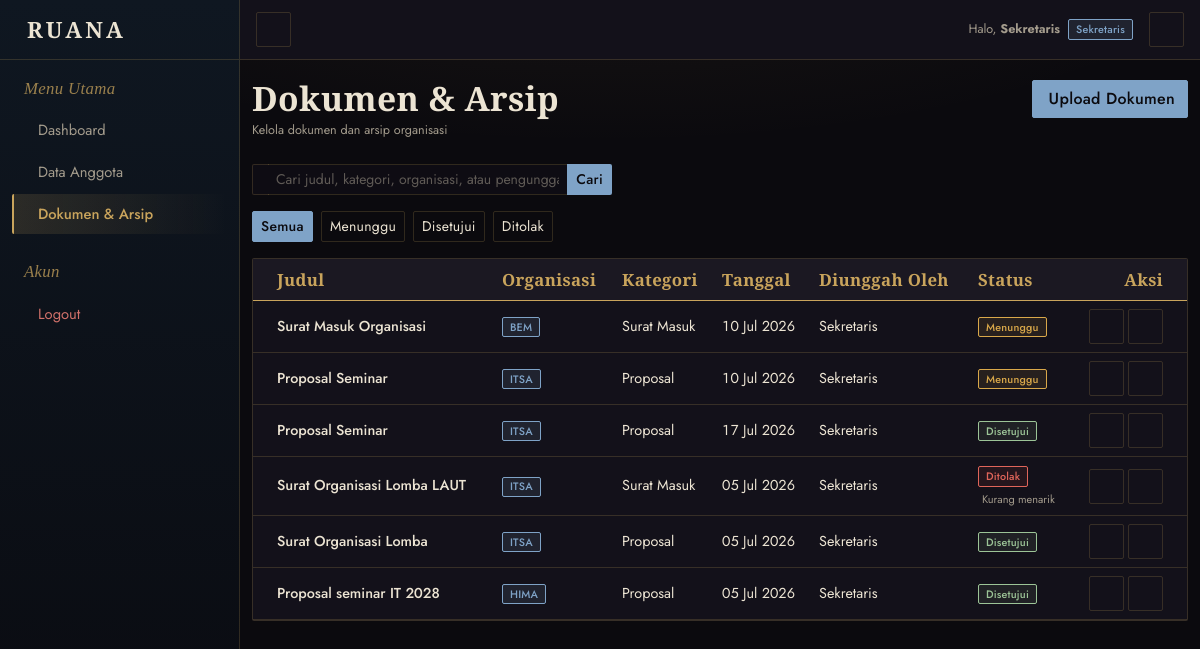
The app's page /index.php?page=dokumen&action=index (signed in) with its own data.
### tables this page shows
CREATE TABLE `dokumen` (
  `id` int NOT NULL,
  `user_id` int DEFAULT NULL,
  `nama_organisasi` varchar(150) NOT NULL DEFAULT '',
  `approved_by` int DEFAULT NULL,
  `judul` varchar(200) NOT NULL,
  `kategori` enum('Proposal','Surat Masuk','Surat Keluar','LPJ','Lainnya') NOT NULL,
  `nama_file` varchar(255) NOT NULL,
  `tanggal` date NOT NULL,
  `status_approval` enum('pending','disetujui','ditolak') DEFAULT 'pending',
  `catatan_dosen` varchar(255) DEFAULT NULL,
  `approved_at` timestamp NULL DEFAULT NULL,
  `created_at` timestamp NULL DEFAULT CURRENT_TIMESTAMP
);

CREATE TABLE `users` (
  `id` int NOT NULL,
  `nama` varchar(100) NOT NULL,
  `username` varchar(50) NOT NULL,
  `password` varchar(255) NOT NULL,
  `role` enum('ketua','sekretaris','bendahara','anggota','dosen') NOT NULL,
  `created_at` timestamp NULL DEFAULT CURRENT_TIMESTAMP
);

### app/views/dokumen/index.php (the view, shortened to what the rows shown need)
<?php require_once BASE_PATH . '/app/helpers/Access.php'; ?>
<?php
$roleColors = [
    'ketua'      => ['primary' => '#c9a45c', 'dark' => '#1f1610', 'bg' => 'rgba(201,164,92,0.12)',  'text' => '#c9a45c'],
    'sekretaris' => ['primary' => '#7fa3c7', 'dark' => '#0f1721', 'bg' => 'rgba(127,163,199,0.12)', 'text' => '#7fa3c7'],
    'bendahara'  => ['primary' => '#8fb08a', 'dark' => '#0f1a15', 'bg' => 'rgba(143,176,138,0.12)', 'text' => '#8fb08a'],
    'dosen'      => ['primary' => '#a48fc9', 'dark' => '#171221', 'bg' => 'rgba(164,143,201,0.12)', 'text' => '#a48fc9'],
    'anggota'    => ['primary' => '#b5ada0', 'dark' => '#16141a', 'bg' => 'rgba(181,173,160,0.10)', 'text' => '#b5ada0'],
];
$color = $roleColors[$role] ?? $roleColors['anggota'];
?>
<!DOCTYPE html>
<html lang="id" data-bs-theme="dark">
<head>
  <link rel="stylesheet" href="https://cdn.jsdelivr.net/npm/bootstrap@5.3.0/dist/css/bootstrap.min.css">
  <link rel="stylesheet" href="https://cdn.jsdelivr.net/npm/@tabler/icons-webfont@latest/tabler-icons.min.css">
  <link rel="stylesheet" href="../public/css/style.css?v=<?= @filemtime(BASE_PATH . '/public/css/style.css') ?: time() ?>">
</head>
<body>
<main id="content" class="<?= $role === 'dosen' ? 'container-fluid px-4' : 'content py-10' ?>" style="<?= $role === 'dosen' ? 'margin-top:80px;' : '' ?>">
  <div class="container-fluid">
    <div class="d-flex justify-content-between align-items-start flex-wrap gap-2 mb-4">
      <div>
        <h1 class="fs-4 mb-1">Dokumen & Arsip</h1>
      </div>
    </div>
    <?php
      $filterStatus = $_GET['status'] ?? '';
      $keyword      = trim($_GET['q'] ?? '');
      $filters = [
        ''          => 'Semua',
        'pending'   => 'Menunggu',
        'disetujui' => 'Disetujui',
        'ditolak'   => 'Ditolak',
      ];
    ?>
    <div class="card border-0">
      <div class="card-body p-0">
        <div class="table-responsive">
          <table class="table align-middle mb-0">
            <thead style="background-color:var(--ce-surface-2);">
              <tr>
                <th class="ps-4">Judul</th>
                <th>Organisasi</th>
                <th>Kategori</th>
                <th>Tanggal</th>
                <th>Diunggah Oleh</th>
                <th>Status</th>
                <th class="text-end pe-4">Aksi</th>
              </tr>
            </thead>
            <tbody>
              <?php if (empty($dokumens)): ?>
                <tr>
                  <td colspan="7" class="text-center text-muted py-5">
                    <i class="ti ti-file-off fs-3 d-block mb-2"></i>
                    <?php if ($keyword !== ''): ?>
                      Tidak ditemukan dokumen untuk pencarian "<?= htmlspecialchars($keyword) ?>"<?= $filterStatus ? ' dengan status "' . htmlspecialchars($filters[$filterStatus]) . '"' : '' ?>.
                    <?php elseif ($filterStatus): ?>
                      Tidak ada dokumen dengan status "<?= htmlspecialchars($filters[$filterStatus]) ?>".
                    <?php else: ?>
                      Belum ada dokumen.
                    <?php endif; ?>
                  </td>
                </tr>
              <?php else: ?>
                <?php foreach ($dokumens as $doc): ?>
                  <tr>
                    <td class="ps-4 fw-medium"><?= htmlspecialchars($doc['judul']) ?></td>
                    <td>
                      <span class="badge" style="background-color:<?= $color['bg'] ?>; color:<?= $color['primary'] ?>;">
                        <?= htmlspecialchars($doc['nama_organisasi'] ?? '-') ?>
                      </span>
                    </td>
                    <td><?= htmlspecialchars($doc['kategori']) ?></td>
                    <td><?= date('d M Y', strtotime($doc['tanggal'])) ?></td>
                    <td><?= htmlspecialchars($doc['nama_uploader'] ?? '-') ?></td>
                    <td>
                      <?php if ($doc['status_approval'] === 'disetujui'): ?>
                        <span class="badge rounded-pill" style="background-color:rgba(143,176,138,0.1); color:#9cc497;">Disetujui</span>
                      <?php elseif ($doc['status_approval'] === 'ditolak'): ?>
                        <span class="badge rounded-pill" style="background-color:rgba(194,69,58,0.1); color:#e0655a;">Ditolak</span>
                      <?php else: ?>
                        <span class="badge rounded-pill" style="background-color:rgba(217,168,74,0.1); color:#d9a84a;">Menunggu</span>
                      <?php endif; ?>
                      <?php if (!empty($doc['catatan_dosen'])): ?>
                        <div class="text-muted mt-1" style="font-size:11px;">
                          <i class="ti ti-message-2 me-1"></i><?= htmlspecialchars($doc['catatan_dosen']) ?>
                        </div>
                      <?php endif; ?>
                    </td>
                    <td class="text-end pe-4">
                      <a href="../public/uploads/<?= htmlspecialchars($doc['nama_file']) ?>" target="_blank" class="btn btn-light btn-icon btn-sm" title="Lihat">
                      </a>
                      <?php if ($role === 'sekretaris'): ?>
                      <a href="index.php?page=dokumen&action=delete&id=<?= $doc['id'] ?>"
                         onclick="return confirm('Yakin ingin menghapus dokumen \'<?= htmlspecialchars($doc['judul']) ?>\'?')"
                         class="btn btn-light btn-icon btn-sm text-danger" title="Hapus">
                      </a>
                      <?php endif; ?>
                    </td>
                  </tr>
                <?php endforeach; ?>
              <?php endif; ?>
            </tbody>
          </table>
        </div>
      </div>
    </div>
  </div>
</main>
</body>
</html>

### records on screen
dokumen: judul "Surat Masuk Organisasi", nama_organisasi "BEM", kategori "Surat Masuk", tanggal "10 Jul 2026", user.nama "Sekretaris", status_approval "Menunggu"
dokumen: judul "Proposal Seminar", nama_organisasi "ITSA", kategori "Proposal", tanggal "10 Jul 2026", user.nama "Sekretaris", status_approval "Menunggu"
dokumen: judul "Proposal Seminar", nama_organisasi "ITSA", kategori "Proposal", tanggal "17 Jul 2026", user.nama "Sekretaris", status_approval "Disetujui"
dokumen: judul "Surat Organisasi Lomba LAUT", nama_organisasi "ITSA", kategori "Surat Masuk", tanggal "05 Jul 2026", user.nama "Sekretaris", status_approval "Ditolak", catatan_dosen "Kurang menarik"
dokumen: judul "Surat Organisasi Lomba", nama_organisasi "ITSA", kategori "Proposal", tanggal "05 Jul 2026", user.nama "Sekretaris", status_approval "Disetujui"
dokumen: judul "Proposal seminar IT 2028", nama_organisasi "HIMA", kategori "Proposal", tanggal "05 Jul 2026", user.nama "Sekretaris", status_approval "Disetujui"

### other values on screen
$nama "Sekretaris"
$role "Sekretaris"
$label "Semua"
$label "Menunggu"
$label "Disetujui"
$label "Ditolak"
